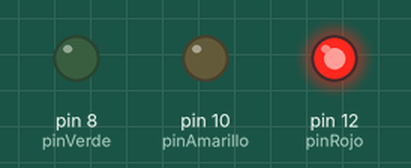
Simulated run of this sketch. Board: Arduino Uno, built with avr-gcc and run on an emulated ATmega328P. On the bench: output pins drawn as LEDs (lit = HIGH).

Above: at 2.5 s.
At 7.0 s:
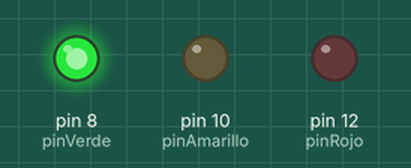
At 10.0 s:
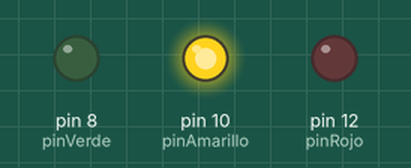
Timing chart, 0 to 14.3 s (numbered marks = the images above):
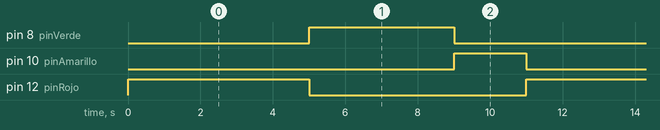

The sketch:

main.ino
```cpp
const int pinRojo = 12;
const int pinAmarillo = 10;
const int pinVerde = 8;

void setup() {
  pinMode(pinRojo, OUTPUT);
  pinMode(pinAmarillo, OUTPUT);
  pinMode(pinVerde, OUTPUT);
}

void loop() {
  // Luz roja (5 segundos)
  digitalWrite(pinRojo, HIGH);
  digitalWrite(pinAmarillo, LOW);
  digitalWrite(pinVerde, LOW);
  delay(5000);

  // Luz verde (4 segundos)
  digitalWrite(pinRojo, LOW);
  digitalWrite(pinVerde, HIGH);
  delay(4000);

  // Luz amarilla (2 segundos)
  digitalWrite(pinVerde, LOW);
  digitalWrite(pinAmarillo, HIGH);
  delay(2000);
}
```

Measured:
- by itself, pin 8 (pinVerde): alternates HIGH for 4.0 s and LOW for 7.0 s
- by itself, pin 10 (pinAmarillo): alternates HIGH for 2.0 s and LOW for 9.0 s
- by itself, pin 12 (pinRojo): alternates HIGH for 5.0 s and LOW for 6.0 s
